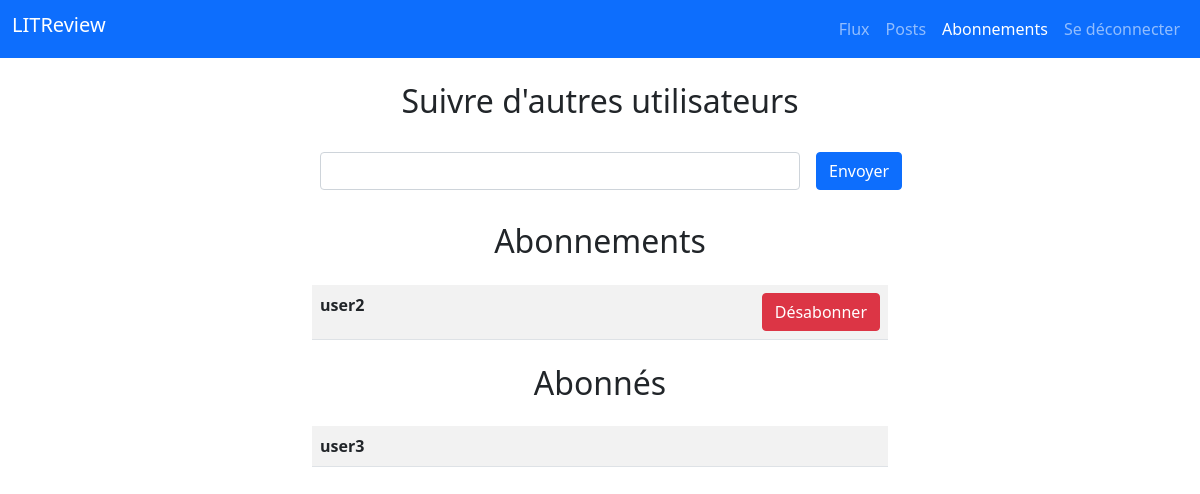
Page /following/ (signed in) on the earlier database version.
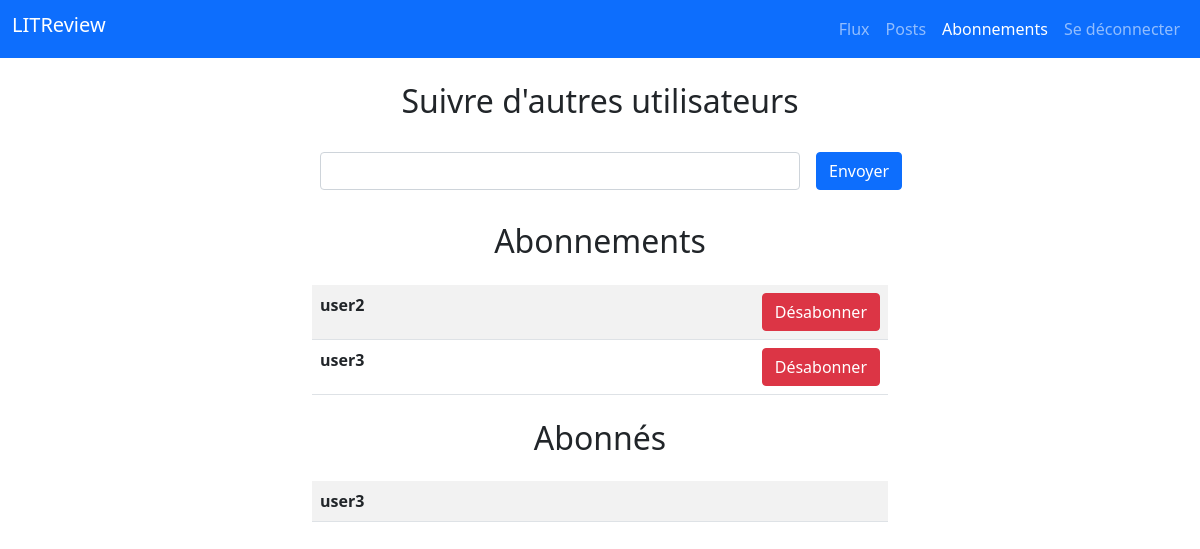
Same page on the later database version.
### review/models.py (models this page shows)
class UserFollows(models.Model):
    user = models.ForeignKey(to=settings.AUTH_USER_MODEL,
                             on_delete=models.CASCADE,
                             related_name='following')
    followed_user = models.ForeignKey(to=settings.AUTH_USER_MODEL,
                                      on_delete=models.CASCADE,
                                      related_name='followed_by')
    class Meta:
        unique_together = ('user', 'followed_user', )

### authentication/models.py (models this page shows)
class User(AbstractUser):
    pass

### review/views.py (the view, shortened to what this page needs)
# urls.py: path('following/', review.views.following, name='following'),
@login_required
def following(request):
    form = forms.UserFollowsForm(user=request.user)
    followed_users = models.UserFollows.objects.filter(user=request.user)
    following_users = models.UserFollows.objects.filter(followed_user=request.user)
    context = {
        'form': form,
        'followed_users': followed_users,
        'following_users': following_users,
        'navbar': 'following',
    }
    return render(request, 'review/following.html',
                  context=context)

### review/forms.py
class UserFollowsForm(forms.ModelForm):
    def __init__(self, user, data=None, *args, **kwargs):
        if data is not None:
            data = data.copy()
            user_to_follow = get_object_or_404(User, username=data['followed_user'])
            if data['followed_user']:
                data['followed_user'] = user_to_follow.id
        super().__init__(data=data, *args, **kwargs)
        self.choices = User.objects.all().exclude(
            Q(followed_by__in=user.following.all()) |
            Q(id=user.id)
        ).values('username')
        self.fields['followed_user'].widget = forms.TextInput(attrs={'list': 'followed_users'})
    class Meta:
        model = models.UserFollows
        fields = ['followed_user']

### review/templates/review/following.html (shortened to what this page needs)
{% extends 'base.html' %}
{% load widget_tweaks %}
{% block content %}
    <h2 class="text-center m-4">Suivre d'autres utilisateurs</h2>
    <form autocomplete="off" method="post" enctype="multipart/form-data">
        <div class="d-flex">
        {% for field in form.visible_fields %}
            <div class="form-group col-10 m-2">
                {{ field|add_class:'form-control' }}
            </div>
        {% endfor %}
        <button type="submit" class="btn btn-primary m-2">Envoyer</button>
        </div>
    </form>
    <h2 class="text-center m-4">Abonnements</h2>
        {% if followed_users %}
        <table class="table table-striped table-hover">
            {% for user_follows in followed_users %}
                <tr>
                    <th class="col-10">{{ user_follows.followed_user.username }}</th>
                    <th><a href="{% url 'unfollow' user_follows.id %}" class="btn btn-danger">Désabonner</a></th>
                </tr>
            {% endfor %}
        </table>
        {% else %}
            <p class="text-center">C'est bien vide... commençons par suivre d'autres utilisateurs !</p>
        {% endif %}
    <h2 class="text-center m-4">Abonnés</h2>
    {% if following_users %}
        <table class="table table-striped table-hover">
            {% for user_follows in following_users %}
                <tr>
                    <th>{{ user_follows.user.username }}</th>
                </tr>
            {% endfor %}
        </table>
    {% else %}
        <p class="text-center">Vous n'êtes suivi par aucun utilisateur.</p>
    {% endif %}
{% endblock %}

### templates/base.html (shortened to what this page needs)
<!DOCTYPE html>
<html lang="fr">
{% load static %}
<head>
    <link href="https://cdn.jsdelivr.net/npm/bootstrap@5.0.2/dist/css/bootstrap.min.css" rel="stylesheet"
>
</head>
<body>
    <header>
        <nav class="navbar navbar-expand-lg navbar-dark bg-primary mb-2">
            <div class="container-fluid">
            <h1 class="navbar-brand">LITReview</h1>
            {% if user.is_authenticated %}
            <ul class="navbar-nav">
                <li class="nav-item">
                    <a href="{% url 'home' %}" class="nav-link {% if navbar == 'home' %}active{% endif %}">Flux</a>
                </li>
                <li class="nav-item">
                    <a href="{% url 'user-posts' %}" class="nav-link {% if navbar == 'posts' %}active{% endif %}">Posts</a>
                </li>
                <li class="nav-item">
                    <a href="{% url 'following' %}" class="nav-link {% if navbar == 'following' %}active{% endif %}">Abonnements</a>
                </li>
                <li class="nav-item"><a href="{% url 'logout' %}" class="nav-link">Se déconnecter</a></li>
            </ul>
            {% endif %}
            </div>
        </nav>
    </header>
    <div class="container w-50">{% block content %}{% endblock content %}</div>
</body>
</html>

Differences in the rows shown:
added UserFollows: followed_user.username "user3", shown under "Abonnements"
